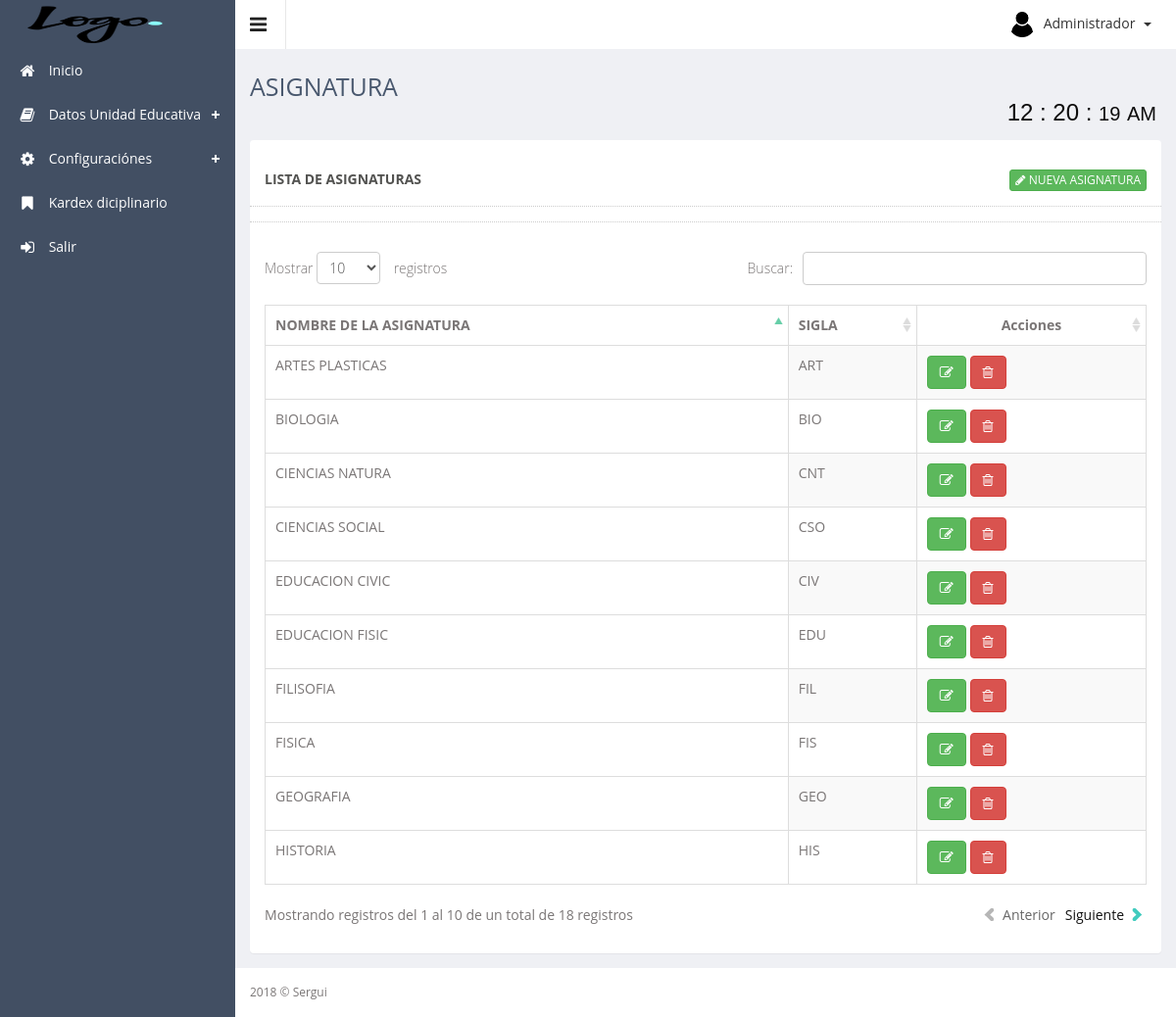
/app/controller/asignatura/ (signed in), run on the app's committed database.
### tables this page shows
CREATE TABLE `asignatura` (
  `id_asignatura` bigint(11) NOT NULL AUTO_INCREMENT,
  `nombre_asignatura` varchar(15) NOT NULL,
  `sigla` varchar(7) NOT NULL,
  `estado` bigint(1) NOT NULL DEFAULT '1',
  PRIMARY KEY (`id_asignatura`)
);

### app/controller/asignatura/index.php (called while the page is built, shortened)
<?php
	require_once ("../../config/conexion.php");
	$contenido="asignatura/index.php";
	$subTitulo="ASIGNATURA";
	if (!($asignaturas = $con->query("SELECT * FROM ASIGNATURA where estado=1"))) {
    	echo "Falló SELECT: (" . $con->errno . ") " . $con->error;
	}
	require_once ('../../../public/views/plantilla.php');
?>

### public/views/asignatura/index.php (the view, shortened to what this page needs)
<div class="row">
    <div class="col-sm-12">
        <section class="panel">
            <header class="panel-heading">
                <div class="row panel-heading">
                    Lista de asignaturas
                    <span class="pull-right">
                        <a href="#modal_Registrar" class="btn btn-xs btn-success" data-toggle="modal">
                            <span class="fa fa-pencil"></span> nueva asignatura
                        </a>
                    </span>
                </div>
            </header>
            <div class="panel-body">
                <div class="adv-table" >
                    <table  class="display table table-bordered table-striped" id="tbAsignatura">
                        <thead>
                            <tr>
                                <th>NOMBRE DE LA ASIGNATURA</th>
                                <th>SIGLA</th>
                                <th class="text-center">Acciones</th>
                            </tr>
                        </thead>
                        <tbody>
                            <?php foreach ($asignaturas as $asignatura): ?>
                                <tr class="gradeX">
                                    <td><?php echo $asignatura['nombre_asignatura']; ?></td>
                                    <td><?php echo $asignatura['sigla']; ?></td>
                                    <td >
                                       <a class="btn btn-success" href="#modalEditar" role="button" data-placement="top" title="Editar" data-toggle="modal" onclick="obtener_datos(<?php echo $asignatura['id_asignatura'] ?>)">
                                        <span class="fa fa-edit" ></span>
                                    </a>
                                    <a class="btn btn-danger" href="#modalEliminar" role="button" data-toggle="modal" data-placement="top" title="Eliminar" onclick="eliminar_datos(<?php echo $asignatura['id_asignatura'] ?>)">
                                        <span class="fa fa-trash-o"></span>
                                    </a>
                                </td>
                            </tr>
                        <?php endforeach;?>
                    </tbody>
                </table>
            </div>
        </div>
    </section>
</div>
</div>

### public/views/plantilla.php (shortened to what this page needs)
<!DOCTYPE html>
<html lang="es">
<head>
    <?php require_once 'template/head.php'; ?>
</head>
<body class="sticky-header">
    <section>
        <?php require_once 'template/left_menu.php'; ?>
        <div class="main-content" >
            <div class="header-section">
                <a class="toggle-btn"><i class="fa fa-bars"></i></a>
                <?php require_once 'template/menu_right.php'; ?>
            </div>
            <?php require_once 'template/breadcumb.php'; ?>
            <div class="wrapper">
                <?php
                    if(isset($contenido))
                        require_once ($contenido);
                ?>
            </div>
            <?php require_once 'template/footer.php'; ?>
        </div>
    </section>
</body>
</html>

### public/views/template/head.php (shortened to what this page needs)
<link href="<?php echo ROOT; ?>resources/assets/css/style.css" rel="stylesheet">
<link href="<?php echo ROOT; ?>resources/assets/css/style-responsive.css" rel="stylesheet">
<link href="<?php echo ROOT; ?>resources/assets/js/advanced-datatable/css/demo_page.css" rel="stylesheet" />
<link href="<?php echo ROOT; ?>resources/assets/js/advanced-datatable/css/demo_table.css" rel="stylesheet" />
<link rel="stylesheet" href="<?php echo ROOT; ?>resources/assets/js/data-tables/DT_bootstrap.css" />
<link href="<?php echo ROOT; ?>resources/assets/css/style-responsive.css" rel="stylesheet">
<link rel="stylesheet" href="<?php echo ROOT; ?>resources/assets/css/toastr.min.css">
<link rel="stylesheet" href="<?php echo ROOT; ?>resources/assets/css/estilo.css">
<link rel="stylesheet" href="<?php echo ROOT; ?>resources/assets/css/estilo1.css">
<link rel="stylesheet" href="<?php echo ROOT; ?>resources/assets/css/chosen.min.css">
<link rel="stylesheet" type="text/css" href="<?php echo ROOT; ?>resources/assets/js/bootstrap-datepicker/css/datepicker-custom.css" />

### public/views/template/left_menu.php (shortened to what this page needs)
<div class="left-side sticky-left-side">
    <div class="logo">
        <a href="<?php echo ROOT; ?>"><img src="<?php echo ROOT; ?>resources/assets/images/logo.png" alt=""></a>
    </div>
    <div class="left-side-inner">
        <ul class="nav nav-pills nav-stacked custom-nav">
            <li class=""><a href="<?php echo ROOT; ?>"><i class="fa fa-home"></i> <span>
            Inicio</span></a></li>
            <li class="menu-list"><a href=""><i class="fa fa-book"></i> <span>Datos Unidad Educativa</span></a>
            </li>
            <li class="menu-list"><a href=""><i class="fa fa-cog"></i> <span>Configuraciónes</span></a>
            </li>
            <li class=""><a href="<?php echo ROOT_CONTROLLER; ?>kardex/"><i class="fa fa-bookmark"></i> <span>Kardex diciplinario</span></a>
            </li>
            <li><a href="<?php echo ROOT_CONTROLLER; ?>login/index.php?logout"><i class="fa fa-sign-in"></i> <span>Salir</span></a></li>
        </ul>
    </div>
</div>

### public/views/template/menu_right.php (shortened to what this page needs)
<div class="menu-right">
    <ul class="notification-menu">
        <li>
            <a href="#" class="btn btn-default dropdown-toggle" data-toggle="dropdown">
                <img src="<?php echo ROOT; ?>resources/assets/images/photos/user-avatar.png" alt="" />
                <?php echo $_SESSION['nombre']; ?>
                <span class="caret"></span>
            </a>
        </li>
    </ul>
</div>

### public/views/template/breadcumb.php
<div class="page-heading">
    <h3>
        <?php echo $subTitulo ?>
    </h3>
    <div class="col-md-12">
        <div class="contenedor2 reloj2" >
			<div class="widget2">
			    <div class="relojj">
			    	<p id="horas2" class="horas2"></p>
			      	<p>:</p>
			      	<p id="minutos2" class="minutos2"></p>
			      	<p>:</p>
			      	<div class="cajaSegundos2">
			        	<p id="segundos2" class="segundos2"></p>
			        	<p id="ampm2" class="ampm2"></p>
			      	</div>
			    </div>
			</div>
        </div>
    </div>
</div>

### public/views/template/footer.php
<?php
	(isset($pie_class)) ? $foot="sticky-footer":$foot="";
?>
<footer class="<?php echo $foot; ?>">
    2018 &copy; Sergui
</footer>

### resources/assets/js/advanced-datatable/css/demo_table.css (style rules this page uses)
table.display { margin: 0 auto; clear: both; width: 100%; }
table.display thead th { padding: 3px 18px 3px 10px; border-bottom: 1px solid black; font-weight: bold; cursor: pointer; * cursor: hand; }
table.display td { padding: 3px 10px; }
.sorting_asc { background: url('../images/sort_asc.png') no-repeat center right; }
.sorting { background: url('../images/sort_both.png') no-repeat center right; }
table.display tr.odd.gradeX { background-color: #ffdddd; }
table.display tr.even.gradeX { background-color: #ffeeee; }
tr.odd { background-color: #E2E4FF; }
tr.even { background-color: white; }
tr.odd td.sorting_1 { background-color: #D3D6FF; }
tr.even td.sorting_1 { background-color: #EAEBFF; }
tr.odd.gradeX td.sorting_1 { background-color: #ffc4c4; }
tr.even.gradeX td.sorting_1 { background-color: #ffd5d5; }
table.display tr.gradeX { background-color: #ffdddd; }

### resources/assets/css/estilo1.css (style rules this page uses)
.reloj2 { font-size:16px; color: #0E0D0D; }
.contenedor2 { max-width: 200px; margin: auto; }
.widget2 { width: 100%; height: 30px; position: absolute; top: 0; bottom: 0; left: 0; right: 0; margin: auto; }
.widget2 p { display: inline-block; line-height: 1em; }
.relojj { font-family: Arial, "Helvetica Neue", Helvetica, sans-serif; width: 100%; padding: 5px; font-size: 1.5em; text-align: right; }
.relojj .cajaSegundos2 { display: inline-block; }
.relojj .ampm2, .relojj .segundos2 { font-size: 2rem; }

### data on the page
asignatura: nombre_asignatura "BIOLOGIA", sigla "BIO"
asignatura: nombre_asignatura "FISICA", sigla "FIS"
asignatura: nombre_asignatura "ARTES PLASTICAS", sigla "ART"
asignatura: nombre_asignatura "FILISOFIA", sigla "FIL"
asignatura: nombre_asignatura "EDUCACION CIVIC", sigla "CIV"
asignatura: nombre_asignatura "HISTORIA", sigla "HIS"
asignatura: nombre_asignatura "CIENCIAS NATURA", sigla "CNT"
asignatura: nombre_asignatura "GEOGRAFIA", sigla "GEO"
asignatura: nombre_asignatura "EDUCACION FISIC", sigla "EDU"
asignatura: nombre_asignatura "CIENCIAS SOCIAL", sigla "CSO"

### other printed values
$_SESSION['nombre'] "Administrador"
$subTitulo "ASIGNATURA"
